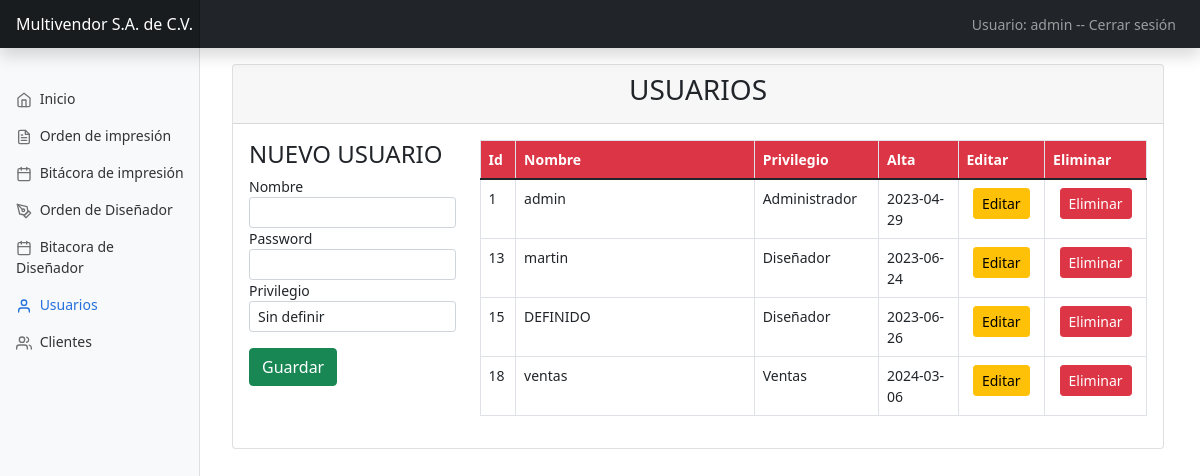
Page /Vistas/usuarios.php (signed in) on the committed database.
### tables this page shows
CREATE TABLE `usuarios` (
  `id_usuario` int(11) NOT NULL,
  `nombre` varchar(50) DEFAULT NULL,
  `password` tinytext DEFAULT NULL,
  `priv` int(11) NOT NULL,
  `fechaCaptura` date DEFAULT NULL
);

### Vistas/usuarios.php (the view, shortened to what this page needs)
<?php
if (isset($_SESSION['usuario'], $_SESSION['priv'])) {
$c = new conectar();
$conexion = $c->conexion();
$sql="SELECT `id_usuario`, `nombre`, `password`, `priv`, `fechaCaptura` FROM `usuarios`";
$result=mysqli_query($conexion,$sql);
 include('includes/headers.php');
 include('includes/menu.php');
?>
<div class="card">
    <div class="card-header text-center">
        <h3>USUARIOS</h3>
    </div>
    <div class="card-body">
        <div class="row">
            <div class="col-sm-3">
                <form action="../procesos/usuario/registrarUsuarios.php" method="POST" autocomplete="off">
                    <H4>NUEVO USUARIO</H4>
                    <label>Nombre</label>
                    <input type="text-uppercase" class="form-control form-control-sm" name="nombre" id="nombre">
                    <label>Password</label>
                    <input type="text" class="form-control form-control-sm" name="password" id="password">
                    <div class="form-group">
                        <label class="col-sm-4  control-label">Privilegio</label>
                        <div class="col-sm-12">
                            <select name="priv" class="form-control form-control-sm">
                                <option value="0">Sin definir</option>
                            </select>
                        </div>
                    </div>
                    <input type="submit" name="save_user" class="btn btn-success btn-block" value="Guardar">
                </form>
            </div>
            <div class="col-sm-9">
                <table class="table table-hover table-condensed table-bordered" id="tablaUsuario">
                    <thead style="background-color: #dc3545;color: white; font-weight: bold;">
                        <tr>
                            <td style="width: 2%;">Id</td>
                            <td style="width: 30%;">Nombre</td>
                            <td style="width: 10%;">Privilegio</td>
                            <td style="width: 10%;">Alta</td>
                            <td style="width: 10%;">Editar</td>
                            <td style="width: 10%;">Eliminar</td>
                        </tr>
                    </thead>
                    <tbody>
                        <?php
			                            while ($mos=mysqli_fetch_row($result)) {
				                            ?>
                        <tr>
                            <td><?php echo $mos[0] ?></td>
                            <td><?php echo $mos[1] ?></td>
                            <td><?php
                                            if($mos[3]=='0'){
                                                echo 'Sin definir';
                                            }
                                            else if($mos[3]=='1'){
                                                echo 'Administrador';
                                            }
                                            else if($mos[3]=="2"){
                                                echo "Diseñador";
                                            }
                                            else if($mos[3]=="3"){
                                                echo "Ventas";
                                            }
                                            else if($mos[3]=="4"){
                                                echo "Soporte";
                                            }
                                            ?></td>
                            <td><?php echo $mos[4] ?></td>
                            <td style="text-align: center;">
                                <a href="" class="btn btn-sm btn-warning" data-bs-toggle="modal"
                                    data-bs-target="#modalEditarUsuario"
                                    onclick="agregaFrmEditar('<?php echo $mos[0] ?>')">Editar</a>
                            </td>
                            <td style="text-align: center;">
                                <a href="../procesos/usuario/eliminarUsuario.php?id_usuario=<?php echo $mos['0'] ?>"
                                    class="btn btn-sm btn-danger">Eliminar
                            </td>
                        </tr>
                        <?php
                                        }
                                        ?>
                    </tbody>
                </table>
            </div>
        </div>
    </div>
    </body>
<?php
include('includes/librerias.php');
?>
    </html>
    <?php
} else {
    header("location:../index.php");
}
?>

### css/dashboard.css (style rules this page uses)
body { font-size: .875rem; }

### rows in the picture
usuarios: id_usuario "1", nombre "admin", priv "Administrador", fechaCaptura "2023-04-29"
usuarios: id_usuario "13", nombre "martin", priv "Diseñador", fechaCaptura "2023-06-24"
usuarios: id_usuario "15", nombre "DEFINIDO", priv "Diseñador", fechaCaptura "2023-06-26"
usuarios: id_usuario "18", nombre "ventas", priv "Ventas", fechaCaptura "2024-03-06"

### other values in the picture
$_SESSION['usuario'] "admin"
